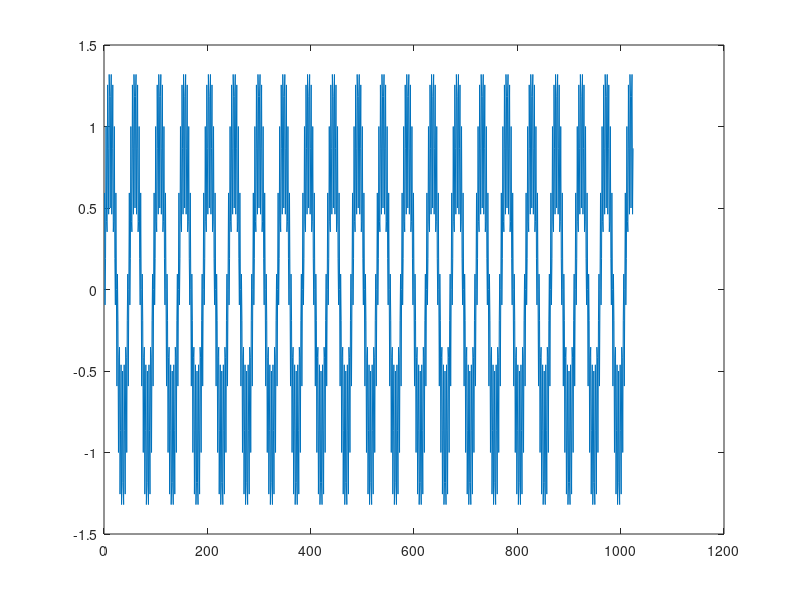
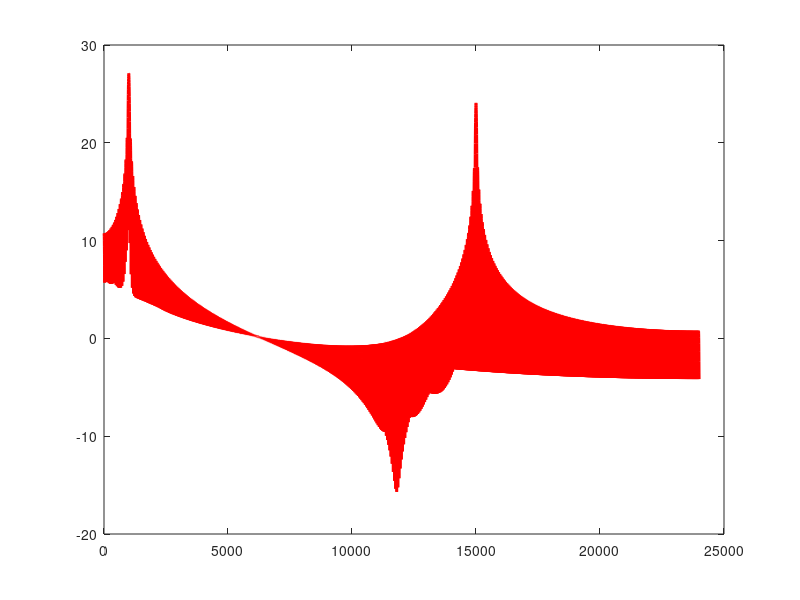

Reproduce these figures in MATLAB, in order.
clear all

% Array for signal sampling
SampArr = [1:1024];

% Sampling frequency
fs = 48000;

% 1000Hz signal
fclk1 = 1000;
clk1 = sin(2*pi*(fclk1/fs)*SampArr);

% 15000Hz signal
fclk2 = 15000;
clk2 = 0.5*sin(2*pi*(fclk2/fs)*SampArr);

Input_signal = clk1 + clk2;

% Write CSV Input Signal file in loadpath
csvwrite('Input_File.csv', Input_signal);

figure(1);
plot(Input_signal);

% Frequency Domain

Nfft = 2^14;
CLKfreq = fft(Input_signal, Nfft);

fFFT = fs/2*linspace(0, 1, (Nfft/2)+1);

figure(2);
plot(fFFT, (10*log10(abs(CLKfreq(1:(Nfft/2)+1)))), 'r-', 'LineWidth', 2);
